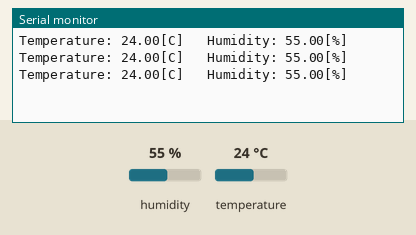
Bench run of a sketch on a simulated Arduino Uno, built with avr-gcc and run on an emulated ATmega328P. On the bench: the last lines printed to the serial monitor. Inputs (shaded band) come from the test bench; at power-on: humidity 55 %, temperature 24 °C.

Above: at 3.8 s.
3.9 s: humidity set to 22 %
At 6.6 s:
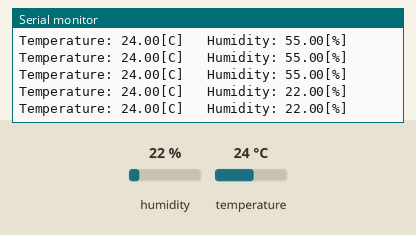
6.8 s: temperature set to 12 °C
At 7.6 s:
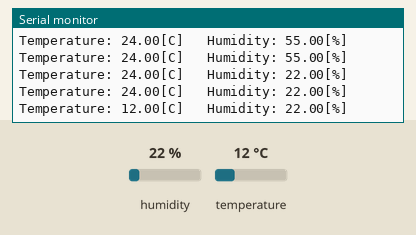
9.7 s: humidity set to 40 %
At 10.8 s:
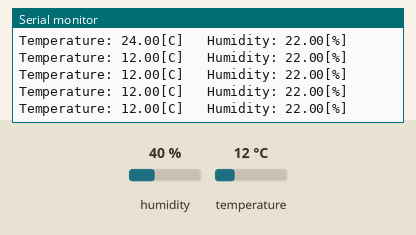
Timing chart, 0 to 12.7 s (numbered marks = the images above; inputs shaded):
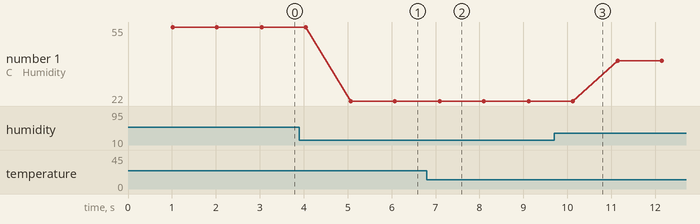

Measured:
- after the input at 3.9 s, the serial monitor: prints a new line after 1.2 s (image 1)
- after the input at 6.8 s, the serial monitor: prints a new line after 0.30 s (image 2)
- plotted number 1: 55 → 22 after the input at 3.9 s, 22 → 40 after the input at 9.7 s

The sketch:

_13_Temp_Humi_example.ino
```cpp
#include <DHT.h>
#define DHTTYPE DHT11

int pinGnd = 4;
int pinVcc = 3;
int pinDht = 2;

DHT dht(pinDht, DHTTYPE);

void setup() {
  Serial.begin(115200);
  pinMode(pinVcc, OUTPUT);
  pinMode(pinGnd, OUTPUT);
  digitalWrite(pinVcc, HIGH);
  digitalWrite(pinGnd, LOW);

  dht.begin();
}

void loop() {
  delay(1000);
  float fTemp = dht.readTemperature();
  float fHumi = dht.readHumidity();

  if (isnan(fTemp) || isnan(fHumi)) {
    Serial.println("Failed to read from DHT sensor!");
    return;
  }
  Serial.print("Temperature: ");
  Serial.print(fTemp);
  Serial.print("[C]\t ");
  Serial.print("Humidity: ");
  Serial.print(fHumi);
  Serial.println("[%]");
}
```

Switch.cpp
```cpp
#include "Arduino.h"
#include "Switch.h"


/**
 * 스위치를 설정하는 함수 풀업 스위치에 지정한다.
 * @param pin 스위치에 연결된 핀 지정
 * @param led LED 에 연결된 핀 지정 기본값은 -1 이다.
*/
Switch::Switch(int8_t pin, int8_t led){
    _digitalPin = pin;
    _led = led;
    if(_led != -1) pinMode(_led, OUTPUT);
    pinMode(_digitalPin, INPUT);
}

void Switch::readSwitchChangeLed(int de)
{
    _buttonInput = digitalRead(_digitalPin);
    _button_curr_state = _buttonInput;
    if (_button_curr_state == HIGH && _button_prev_input == LOW && (millis()-_prevTime)>de){
        if(_led_state){
            _led_state = LOW;
        } else {
            _led_state = HIGH;
        }
        _prevTime = millis();
        digitalWrite(_led, _led_state);
    } else if (_button_curr_state == LOW && _button_prev_input == HIGH && (millis()-_prevTime)>de){
        _prevTime = millis();
    }
    _button_prev_input = _button_curr_state;
}

bool Switch::readSwitch(int de)
{
    _buttonInput = digitalRead(_digitalPin);
    _button_curr_state = _buttonInput;
    if (_button_curr_state == HIGH && _button_prev_input == LOW && (millis()-_prevTime)>de){
        _prevTime = millis();
        return true;
    } else if (_button_curr_state == LOW && _button_prev_input == HIGH && (millis()-_prevTime)>de){
        _prevTime = millis();
    }
    _button_prev_input = _button_curr_state;
    return false;
}

/**
 * DTC(delayed time check) 방법으로 스위치를 인식하는 함수
 * 어쩔 수 없이 전압의 변화가 있을 때 시간으로만 버튼을 인식
*/
bool Switch::readSwitchDTC(int de = 50)
{
if(digitalRead(_digitalPin)) {
    _prevTime = millis();
    // de ms High read
    if((_prevTime - _prevTime2) < de) {
      if(_flag == 0) {
        _flag = 1;
        return true;
      }
    }
    _prevTime2 = _prevTime;
  }
  else {
    // always Low
    if((millis() - _prevTime) > de) {
      if(_flag) {
        _flag = 0;
      }
    }
  }
  return false;
}
```

Switch.h
```cpp
#ifndef Switch_h
#define Switch_h
class Switch
{
  private:
    int _button_prev_input = LOW;
    int _button_curr_state = LOW;
    int _led_state = 0;
    int _digitalPin = NULL;
    int _buttonInput = 0;
    int _led = NULL;
    unsigned long _prevTime= 0;
    unsigned long _prevTime2= 0;
    bool _flag = false;

  public:
    Switch(int8_t pin, int8_t led = -1);
    void readSwitchChangeLed(int de = 50);
    bool readSwitch(int de = 50);
    bool readSwitchDTC(int de = 50);
};

#endif
```
